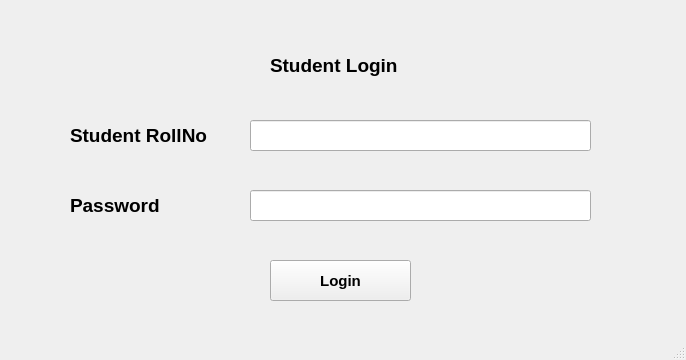
<?xml version="1.0" encoding="UTF-8"?>
<ui version="4.0">
 <class>MainWindow</class>
 <widget class="QMainWindow" name="MainWindow">
  <property name="geometry">
   <rect>
    <x>0</x>
    <y>0</y>
    <width>686</width>
    <height>360</height>
   </rect>
  </property>
  <property name="windowTitle">
   <string>Student Login</string>
  </property>
  <widget class="QWidget" name="centralwidget">
   <widget class="QLabel" name="label">
    <property name="geometry">
     <rect>
      <x>270</x>
      <y>50</y>
      <width>141</width>
      <height>31</height>
     </rect>
    </property>
    <property name="font">
     <font>
      <pointsize>14</pointsize>
      <weight>75</weight>
      <bold>true</bold>
     </font>
    </property>
    <property name="text">
     <string>Student Login</string>
    </property>
   </widget>
   <widget class="QLabel" name="label_2">
    <property name="geometry">
     <rect>
      <x>70</x>
      <y>120</y>
      <width>151</width>
      <height>31</height>
     </rect>
    </property>
    <property name="font">
     <font>
      <pointsize>14</pointsize>
      <weight>75</weight>
      <bold>true</bold>
     </font>
    </property>
    <property name="text">
     <string>Student RollNo</string>
    </property>
   </widget>
   <widget class="QLabel" name="label_3">
    <property name="geometry">
     <rect>
      <x>70</x>
      <y>190</y>
      <width>121</width>
      <height>31</height>
     </rect>
    </property>
    <property name="font">
     <font>
      <pointsize>14</pointsize>
      <weight>75</weight>
      <bold>true</bold>
     </font>
    </property>
    <property name="text">
     <string>Password</string>
    </property>
   </widget>
   <widget class="QLineEdit" name="lineEdit">
    <property name="geometry">
     <rect>
      <x>250</x>
      <y>120</y>
      <width>341</width>
      <height>31</height>
     </rect>
    </property>
   </widget>
   <widget class="QLineEdit" name="lineEdit_2">
    <property name="geometry">
     <rect>
      <x>250</x>
      <y>190</y>
      <width>341</width>
      <height>31</height>
     </rect>
    </property>
   </widget>
   <widget class="QPushButton" name="pushButton">
    <property name="geometry">
     <rect>
      <x>270</x>
      <y>260</y>
      <width>141</width>
      <height>41</height>
     </rect>
    </property>
    <property name="font">
     <font>
      <pointsize>11</pointsize>
      <weight>75</weight>
      <bold>true</bold>
     </font>
    </property>
    <property name="text">
     <string>Login</string>
    </property>
   </widget>
  </widget>
  <widget class="QStatusBar" name="statusbar"/>
 </widget>
 <resources/>
 <connections/>
</ui>
